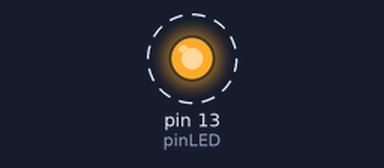
A sketch run on a simulated Arduino Uno, built with avr-gcc and run on an emulated ATmega328P. Parts: output pins drawn as LEDs (lit = HIGH). Dashed ring = blinking. What the sketch prints to the serial monitor is not drawn.

Above: at 0.05 s.
Timing chart, 0 to 3.0 s (numbered marks = the images above):
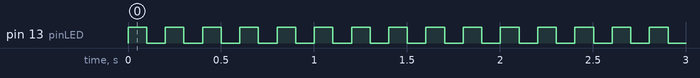

Measured:
- by itself, pin 13 (pinLED): alternates HIGH for 0.10 s and LOW for 0.10 s

The sketch:

BELAJAR_LED_2.ino
```cpp
int pinLED = 13;
void setup() {
  // put your setup code here, to run once:
  pinMode(pinLED, OUTPUT);
  Serial.begin(9600);
  Serial.println("Alat menyala dan siap digunakan !");
}

void loop() {
  // put your main code here, to run repeatedly:
digitalWrite(pinLED, HIGH);
Serial.println("Lampu Nyala");
 delay(100);
 digitalWrite(pinLED, LOW);
 Serial.println("Lampu Mati");
 delay(100);

}
```
